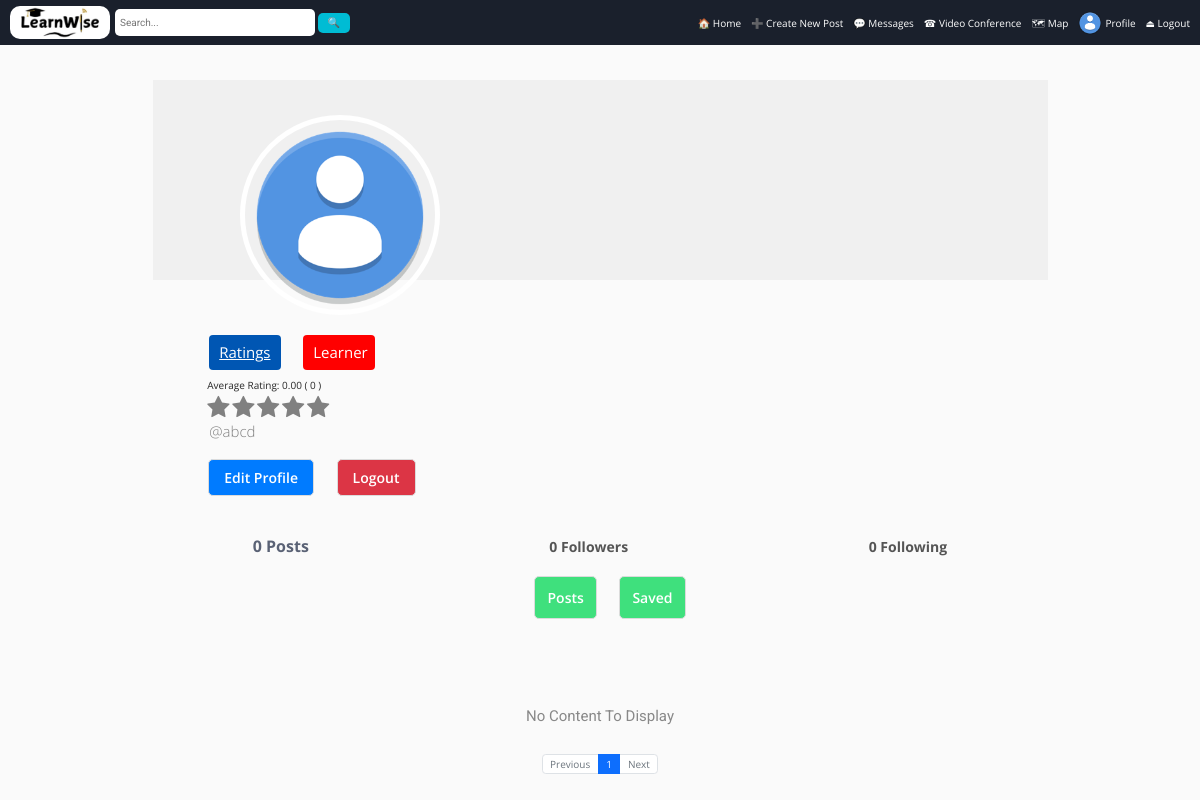
The app's page /abcd/ (signed in) with its own data.
### authy/models.py (models this page shows, shortened)
class Profile(models.Model):
    user = models.OneToOneField(User, related_name='profile', on_delete=models.CASCADE)
    image = models.ImageField(upload_to="profile_pciture", null=True, default="default.png")
    first_name = models.CharField(max_length=200, null=True, blank=True)
    last_name = models.CharField(max_length=200, null=True, blank=True)
    bio = models.TextField(max_length=800, null=True, blank=True)
    location = models.TextField(max_length=300, null=True, blank=True)
    url = models.URLField(max_length=200, null=True, blank=True)
    favourite = models.ManyToManyField(Post, blank=True)
    ROLE_CHOICES = [
        ('Mentor', 'Mentor'),
        ('Learner', 'Learner'),
    ]
    role = models.CharField(max_length=10, choices=ROLE_CHOICES, null=False, blank=False, default='Learner')
    skills = models.TextField(help_text="List of skills you can share (separated by commas)", null=True, blank=True,max_length=500)
    interests = models.TextField(help_text="Skills or areas you'd like to learn (separated by commas)", null=True, blank=True,max_length=500)
    ratings = models.ManyToManyField('Rating', blank=True, related_name='rated_profile')

### authy/views.py (the view, shortened to what this page needs)
@login_required
def UserProfile(request, username):
    profile_user = get_object_or_404(User, username=username)
    Profile.objects.get_or_create(user=profile_user)
    profile = Profile.objects.get(user=profile_user)
    url_name = resolve(request.path).url_name
    if url_name == 'profile':
        posts = Post.objects.filter(user=profile_user).order_by('-posted')
    else:
        posts = profile.favourite.all()
    posts_count = posts.count()
    following_count = Follow.objects.filter(follower=profile_user).count()
    followers_count = Follow.objects.filter(following=profile_user).count()
    follow_status = Follow.objects.filter(following=profile_user, follower=request.user).exists()
    avg_rating = Rating.objects.filter(rated_user=profile_user).aggregate(Avg('rating'))['rating__avg']
    avg_rating = avg_rating or 0  # Default to 0 if no ratings
    avg_rating_int = int(avg_rating)  # Full stars
    half_star = (avg_rating - avg_rating_int) >= 0.5  # Check if it's a half star
    stars_range = range(1, 6)  # Assuming a 5-star rating system
    next_full_star = avg_rating_int + 1 if half_star else avg_rating_int
    total_ratings = Rating.objects.filter(rated_user=profile_user).count()
    posts_with_media_info = []
    paginator = Paginator(posts_with_media_info, 6)
    page_number = request.GET.get('page')
    posts_with_media_info = paginator.get_page(page_number)
    context = {
        'profile_user': profile_user,  # The user whose profile is being viewed
        'profile': profile,           # Profile object for the viewed user
        'posts_count': posts_count,
        'following_count': following_count,
        'followers_count': followers_count,
        'follow_status': follow_status,
        'posts_with_media_info': posts_with_media_info,
        'avg_rating': avg_rating,
        'avg_rating_int': avg_rating_int,  # Full stars
        'half_star': half_star,            # Whether to show a half star
        'stars_range': stars_range,        # Range for stars
        'next_full_star': next_full_star,
        'total_ratings': total_ratings,
    }
    return render(request, 'profile.html', context)

### templates/profile.html (shortened to what this page needs)
{% extends 'base.html' %}
{% load static %}
{% load custom_tags %}
{% block content %}
<!DOCTYPE html>
<html lang="en">
<head>
    <link rel="stylesheet" href="{% static 'assets3/css/reset.css' %}">
    <link rel="stylesheet" href="{% static 'assets3/css/styles.css' %}">
    <link rel="stylesheet" href="https://cdnjs.cloudflare.com/ajax/libs/font-awesome/5.15.4/css/all.min.css">
    <link rel="stylesheet" href="https://cdnjs.cloudflare.com/ajax/libs/font-awesome/4.7.0/css/font-awesome.min.css">
</head>
<body>
    <header>
        <br><br><br>
        <div class="container">
            <div class="profile" style="display: flex; flex-direction: column; align-items: center; width: 100%;">
                <div class="cover-image"
                    style="width: 100%; height: 200px; background-color: #f0f0f0; position: relative; margin-bottom: -100px;">
                </div>
                <div class="profile-image" style="text-align: center; margin-bottom: 20px; z-index: 1;">
                    <a href="{{ profile.image.url }}">
                    <img src="{{ profile.image.url }}" alt="Profile Image">
                    </a>
                </div>
                <div class="profile-user-settings">
                    <div class="role-and-ratings">
                        <a href="{% url 'user_ratings' profile_user.id %}" class="ratings-link">Ratings</a>
                        {% if profile.role %}
                            {% if profile.role == "Mentor" %}
                                <p class="role mentor" id="mentor">{{ profile.role }}</p>
                            {% elif profile.role == "Learner" %}
                                <p class="role learner" id="learner">{{ profile.role }}</p>
                            {% endif %}
                        {% endif %}
                    </div>
                    <div class="rating">
                        <p>Average Rating: {{ avg_rating|floatformat:2  }} ( {{ total_ratings }} )</p>
                        <div class="stars">
                            {% for i in stars_range %}
                            <a href="{% get_user_rating_url profile_user request.user %}" style="text-decoration: none;">
                                {% if i <= avg_rating_int %}
                                    <span class="fa fa-star checked"></span>
                                {% elif i == next_full_star and half_star %}
                                    <span class="fa fa-star fa-star-half-o checked"></span>
                                {% else %}
                                    <span class="fa fa-star"></span>
                                {% endif %}
                            </a>
                        {% endfor %}
                        </div>
                    </div>
                    <h5 class="profile-user-name" style="font-size: 15px; color: gray; margin: 5px 2px;">@{{profile.user.username}}</h5>
                    <div style="margin-top: 15px; margin-bottom: 8px;">
                        {% if request.user.is_authenticated and request.user == profile.user %}
                        <a href="{% url 'editprofile' %}" class="btn profile-edit-btn" style="margin-left: 0.1rem;">Edit Profile</a>
                        <a href="{% url 'logout' %}" id="logout" class="btn profile-edit-btn">Logout</a>
                        {% endif %}
                    </div>
                </div>
                <div class="profile-stats" style="width: 100%; text-align: center; margin-bottom: 8px;">
                    <ul style="list-style: none; padding: 0; margin: 0; display: flex; justify-content: space-around;">
                        <li><span class="profile-stat-count" style="font-weight: 650; color: rgb(90, 98, 117);font-size: 1.6rem;" >{{posts_count}} Posts</span>
                        </li>
                        <li>
                            <a href="{% url 'follow_list' profile_user.id 'followers' %}" class="profile-stat-count"
                                style="font-size: 14px; color: #555; text-decoration: none; font-weight: bold;"
                                onmouseover="this.style.color='blue'" onmouseout="this.style.color='#555'">
                                {{ followers_count }} Followers
                            </a>
                        </li>
                        <li>
                            <a href="{% url 'follow_list' profile_user.id 'followings' %}" class="profile-stat-count"
                                style="font-size: 14px; color: #555; text-decoration: none; font-weight: bold;"
                                onmouseover="this.style.color='blue'" onmouseout="this.style.color='#555'">
                                {{ following_count }} Following
                            </a>
                        </li>
                    </ul>
                </div>
                <div style="margin-top: 10px; text-align: center; width: 100%;">
                    <a href="{% url 'profile' profile.user %}" class="btn profile-edit-btn profile-page-btn"
                        style="color: white; background-color: rgb(63, 224, 125); border-radius: 5px; padding: 8px 12px; text-align: center; text-decoration: none; flex-grow: 1;">Posts</a>
                    {% if request.user == profile.user %}
                    <a href="{% url 'profilefavourite' profile.user %}" class="btn profile-edit-btn profile-page-btn"
                        style="color: white; background-color: rgb(63, 224, 125); border-radius: 5px; padding: 8px 12px; text-align: center; text-decoration: none; flex-grow: 1;">Saved</a>
                    {% endif %}
                </div>
            </div>
        </div>
    </header>
    <main>
        <div class="container">
            <div class="gallery">
                {% for item in posts_with_media_info %}
                <a href="{{ item.post.get_absolute_url }}">
                    <div class="gallery-item" tabindex="0">
                        {% if item.media_info %}
                        {% if item.media_info.is_video %}
                        <video controls class="gallery-video" loading="lazy">
                            <source src="{{ item.media_info.url }}" type="video/mp4">
                            Your browser does not support the video tag.
                        </video>
                        {% else %}
                        <img src="{{ item.media_info.url }}" class="gallery-image" alt="Post Image" loading="lazy">
                        {% endif %}
                        {% else %}
                        <div class="caption-placeholder">
                            <p>{{ item.post.caption|truncatewords:12 }}</p>
                        </div>
                        {% endif %}
                        <div class="gallery-item-info">
                            <ul>
                                <li class="gallery-item-remaining">
                                    <span class="visually-hidden">+</span>
                                    <i class="fas fa-camera" style="color:rgb(255, 75, 92);" aria-hidden="true"></i> {{item.post.pictures.count }}
                                </li>
                                <li class="gallery-item-likes">
                                    <span class="visually-hidden">Likes:</span>
                                    <i class="fas fa-heart" style="color:rgb(255, 75, 92);" aria-hidden="true"></i> {{item.post.likes }}
                                </li>
                                <li class="gallery-item-comments">
                                    <span class="visually-hidden">Comments:</span>
                                    <i class="fas fa-comment" style="color:rgb(255, 75, 92);" aria-hidden="true"></i> {{item.post.comment.count }}
                                </li>
                            </ul>
                        </div>
                    </div>
                </a>
                {% empty %}
                <p class="no-posts">No Content To Display</p>
                {% endfor %}
            </div>
        </div>
    </main>
    <nav aria-label="Page navigation" class="pagination-container" >
        <ul class="pagination" style="justify-content: center; align-items: center; margin-top: 1rem;">
            {% if posts_with_media_info.has_previous %}
            <li class="page-item">
                <a class="page-link" href="?page={{ posts_with_media_info.previous_page_number }}">Previous</a>
            </li>
            {% else %}
            <li class="page-item disabled">
                <span class="page-link">Previous</span>
            </li>
            {% endif %}
            {% for page_num in posts_with_media_info.paginator.page_range %}
            {% if page_num == posts_with_media_info.number %}
            <li class="page-item active">
                <span class="page-link">{{ page_num }}</span>
            </li>
            {% else %}
            <li class="page-item">
                <a class="page-link" href="?page={{ page_num }}">{{ page_num }}</a>
            </li>
            {% endif %}
            {% endfor %}
            {% if posts_with_media_info.has_next %}
            <li class="page-item">
                <a class="page-link" href="?page={{ posts_with_media_info.next_page_number }}">Next</a>
            </li>
            {% else %}
            <li class="page-item disabled">
                <span class="page-link">Next</span>
            </li>
            {% endif %}
        </ul>
    </nav>
    {% endblock content %}

### templates/base.html (shortened to what this page needs)
{% load static %}
<!DOCTYPE html>
<html lang="en">
<head>
  <link rel="stylesheet" href="https://cdn.jsdelivr.net/npm/bootstrap-icons@1.8.1/font/bootstrap-icons.css">
  <link href="https://cdn.jsdelivr.net/npm/bootstrap@5.1.3/dist/css/bootstrap.min.css" rel="stylesheet">
  <link href="https://cdn.jsdelivr.net/npm/bootstrap@5.3.2/dist/css/bootstrap.min.css" rel="stylesheet">
  <link rel="stylesheet" href="https://use.fontawesome.com/releases/v5.2.0/css/all.css">
<link rel="stylesheet" type="text/css" href="{% static 'assets1/style.css' %}">
</head>
<body>
  <nav class="navbar">
    <div class="logo">
      <a href="{% url 'index' %}">
      <img src="{% static 'assets2/images/logo.jpg' %}" alt="logo" style="width: auto; height: 33px; border-radius: 1rem; margin-top:0.1rem ; margin-bottom: 0.1rem;">
      </a>
  </div>
    <div class="navbar-center">
      <form action="{% url 'search-users' %}" method="GET" >
        <input type="text" placeholder="Search..." name="q" value="{{ request.GET.q }}" class="navbar-search">
        <button class="search-button" title="Search" id="search" type="submit">&#x1F50D;</button>
      </form>
    </div>
    <div class="navbar-links">
      <a href="{% url 'index' %}" title="Home">&#x1F3E0; Home</a>
      <a href="{% url 'newpost' %}" title="Create New Post">&#x2795; Create New Post</a>
      <a href="{% url 'message' %}" title="Messages">&#x1F4AC; Messages</a>
      <a href="{% url 'videocall' %}" title="Video Conference" target="_blank">&#x260E; Video Conference</a>
      <a href="{% url 'map_view' %}" title="Map" target="_blank">&#x1F5FA; Map</a>
      <a href="{% url 'profile' request.user %}" class="navbar-profile-button" title="{{request.user.profile.first_name|capfirst}}'s Profile">
        <div class="profile-button__picture navbar-profile-button-image">
          <img src="{{request.user.profile.image.url}}" alt="User Picture">
        </div><span>Profile</span> </a>
      <a href="{% url 'logout' %}" title="Logout">&#x23CF; Logout</a>
    </div>
  </nav>
  {% block content %}
  {% endblock content %}
</body>
</html>

### records on screen
Profile: image (placeholder picture), role "Learner", user.username "abcd"

### other values on screen
{{ avg_rating|floatformat:2 }} "0.00"
{{ total_ratings }} "0"
{{ posts_count }} "0"
{{ followers_count }} "0"
{{ following_count }} "0"
{{ page_num }} "1"
